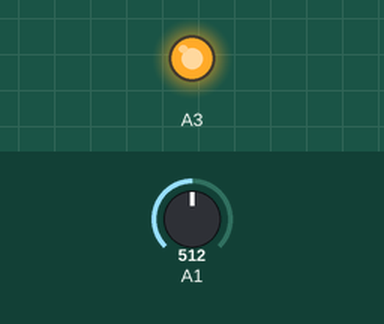
Recording of a sketch running on a simulated Arduino Uno, built with avr-gcc and run on an emulated ATmega328P. Parts: output pins drawn as LEDs (lit = HIGH). The inputs (shaded band) are chosen by the test bench; at power-on: A1 = 512.

Above: at 1.2 s.
1.3 s: A1 set to 36
2.8 s: A1 set to 30
At 3.5 s:
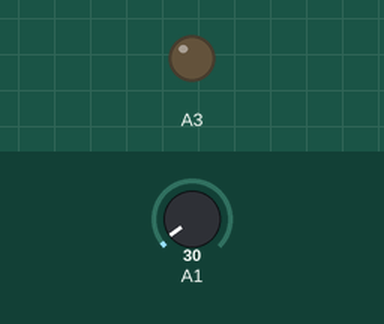
4.3 s: A1 set to 122
At 5.5 s:
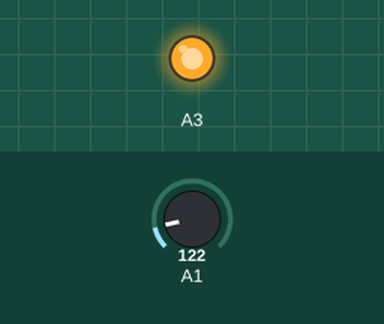
5.8 s: A1 set to 0
At 6.6 s:
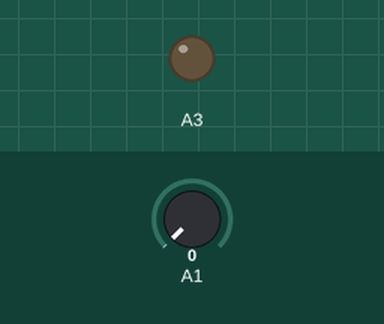
Timing chart, 0 to 8.3 s (numbered marks = the images above; inputs shaded):
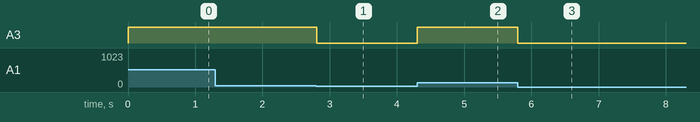

The sketch:

dc_motor.ino
```cpp
#include <Servo.h>

int pot = 0;

//Servo servo_A3;

void setup()
{
  pinMode(A1, INPUT);
  pinMode(A3,OUTPUT);
  //servo_A3.attach(A3);

}

void loop()
{
  pot = analogRead(A1);
  analogWrite(A3,map(pot, 0, 1023, 0, 4000));
  delay(10); // Delay a little bit to improve simulation performance
}
```

Measured:
- the behaviour switches between 33 and 32 on A1 (found by bisection; images 0 and 1)
- after the input at 1.3 s, every drawn part: stays the same
- after the input at 2.8 s, A3: HIGH → LOW at once
- after the input at 4.3 s, A3: LOW → HIGH at once
- after the input at 5.8 s, A3: HIGH → LOW at once
